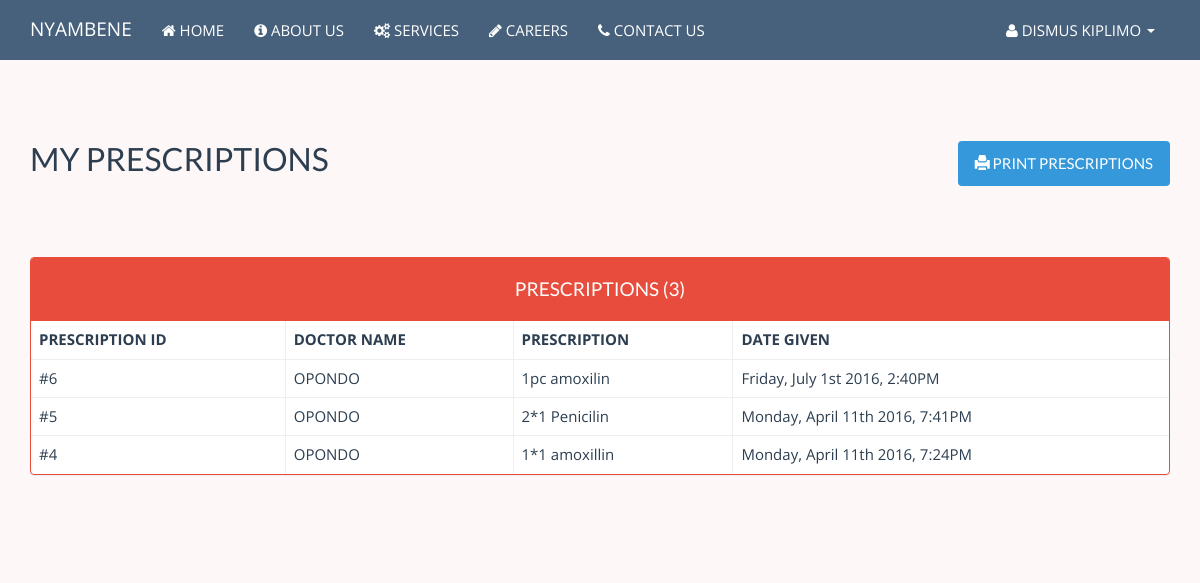
The page /myPrescriptions.php (signed in) on the database its author committed.
### tables this page shows
CREATE TABLE `prescriptions` (
  `id` int(11) NOT NULL,
  `patientid` int(11) NOT NULL,
  `doctorid` int(11) NOT NULL,
  `prescription` text NOT NULL,
  `date` datetime NOT NULL DEFAULT CURRENT_TIMESTAMP
);

CREATE TABLE `doctors` (
  `id` int(11) NOT NULL,
  `name` varchar(150) NOT NULL,
  `age` int(11) NOT NULL,
  `sex` enum('MALE','FEMALE') NOT NULL DEFAULT 'MALE',
  `profession` text NOT NULL,
  `username` varchar(150) NOT NULL,
  `password` varchar(150) NOT NULL,
  `lastActive` datetime NOT NULL DEFAULT CURRENT_TIMESTAMP
);

### includes/classes/DB.php (called while the page is built, shortened)
<?php
	class DB{
		public $_conn,
				$_error,
				$_server = 'localhost',
				$_username = 'root',
				$_password = '',
				$_database = 'nyambene';
		public function __construct(){
			try{
				$this->_conn = new PDO('mysql:host=' . $this->_server . ';dbname=' . $this->_database, $this->_username, $this->_password);
				$this->_conn->setAttribute(PDO::ATTR_ERRMODE, PDO::ERRMODE_EXCEPTION);
				$this->_conn->setAttribute(PDO::ATTR_DEFAULT_FETCH_MODE, PDO::FETCH_OBJ);
				return $this->_conn;
			}
			catch(PDOException $e){
				$this->_error = $e->getMessage;
			}
		}
	}
?>

### includes/core.inc.php (called while the page is built, shortened)
<?php
	require_once 'functions.inc.php';
	$db = new DB;
?>

### includes/functions.inc.php (called while the page is built, shortened)
<?php
	function niceFormat($timestamp){
		$date = date('l, F jS Y', strtotime($timestamp)) . ', ';
		$time = $date . date('g:iA', strtotime($timestamp));
		return $time;
	}
?>

### myPrescriptions.php (the view, shortened to what this page needs)
<?php
	require_once 'includes/core.inc.php';
	$msg = '';
	require_once 'includes/header.inc.php';
?>
<div class = "container">
	<div class = "row mine">
		<div class= "col-lg-12">
			<h2 class = "no-print"> MY PRESCRIPTIONS <span class = "pull-right"><button type = "button" class = "btn btn-info no-print" id = "print"> <i class = "glyphicon glyphicon-print"></i> PRINT PRESCRIPTIONS</button></span></h2><br />
			<p><?php echo $msg;?> &nbsp;</p>
			<div class="panel panel-danger">
				<?php
					$count = '0';
					$output = '';
					$query = 'SELECT prescriptions.id,prescriptions.prescription, prescriptions.date,
									 doctors.name
									 FROM prescriptions
									 LEFT JOIN doctors
									 ON doctors.id = prescriptions.doctorid
									 WHERE prescriptions.patientid = ' . $patientDetails['id'] . '
									 ORDER BY prescriptions.date DESC';
					$statement = $db->_conn->prepare($query);
					try{
						$statement->execute();
						if($count = $statement->rowCount()){
							$output .= '<table class = "table table-bordered">
											<tr>
												<th>PRESCRIPTION ID</th>
												<th>DOCTOR NAME</th>
												<th>PRESCRIPTION</th>
												<th>DATE GIVEN</th>
											</tr>';
							while($r = $statement->fetch(PDO::FETCH_OBJ)){
								$output .= '<tr>
												<td>#' . $r->id . '</td>
												<td>' . $r->name . '</td>
												<td>' . $r->prescription . '</td>
												<td>' . niceFormat($r->date) . '</td>
											</tr>';
							}
							$output .= '</table>';
						}else{
							$output = '<p class = "list-group-item">NO PRESCRIPTIONS GIVEN</p>';
						}
					}catch(PDOException $e){
					}
				?>
				<div class="panel-heading"><h4 class = "text-center">PRESCRIPTIONS  (<?php echo $count;?>)</h4></div>
				<?php echo $output; ?>
			</div>
		</div>
	</div>
</div>
<?php require_once 'includes/plainFooter.inc.php';?>

### css/me.css (style rules this page uses)
body { padding-top:60px; font-family: 'Roboto'; overflow-y:scroll; font-family : 'Open Sans','Varela'; background-color: #fdf7f7; line-height:2em; overflow-y:scroll; }
.mine { padding-top:60px; padding-bottom:60px; }
.text-center { text-align:center; }

### rows shown on the page
prescriptions: id "6", doctorid.name "OPONDO", prescription "1pc amoxilin", date "Friday, July 1st 2016, 2:40PM"
prescriptions: id "5", doctorid.name "OPONDO", prescription "2*1 Penicilin", date "Monday, April 11th 2016, 7:41PM"
prescriptions: id "4", doctorid.name "OPONDO", prescription "1*1 amoxillin", date "Monday, April 11th 2016, 7:24PM"

### other values the page prints
$patientDetails['name'] "DISMUS KIPLIMO"
$count "3"
